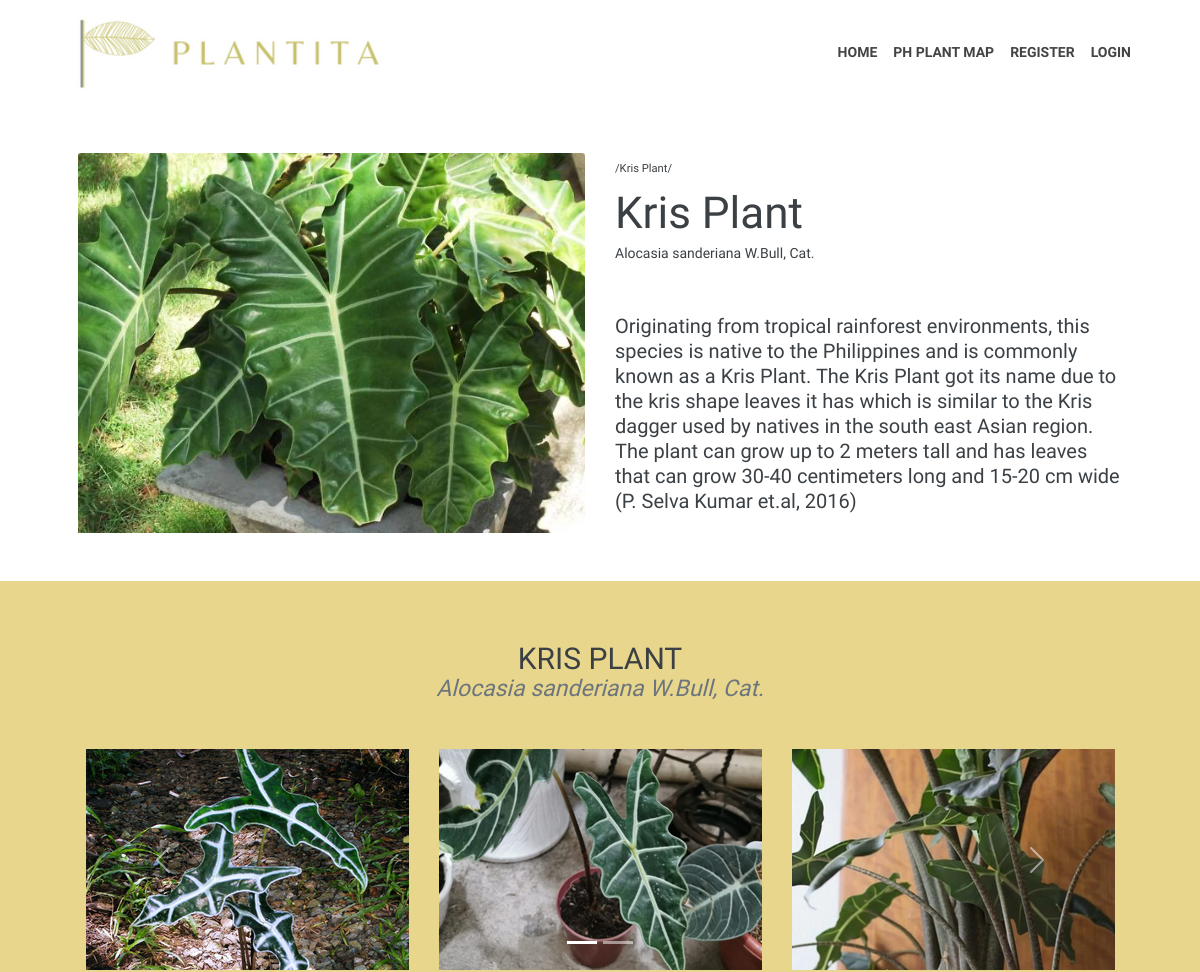
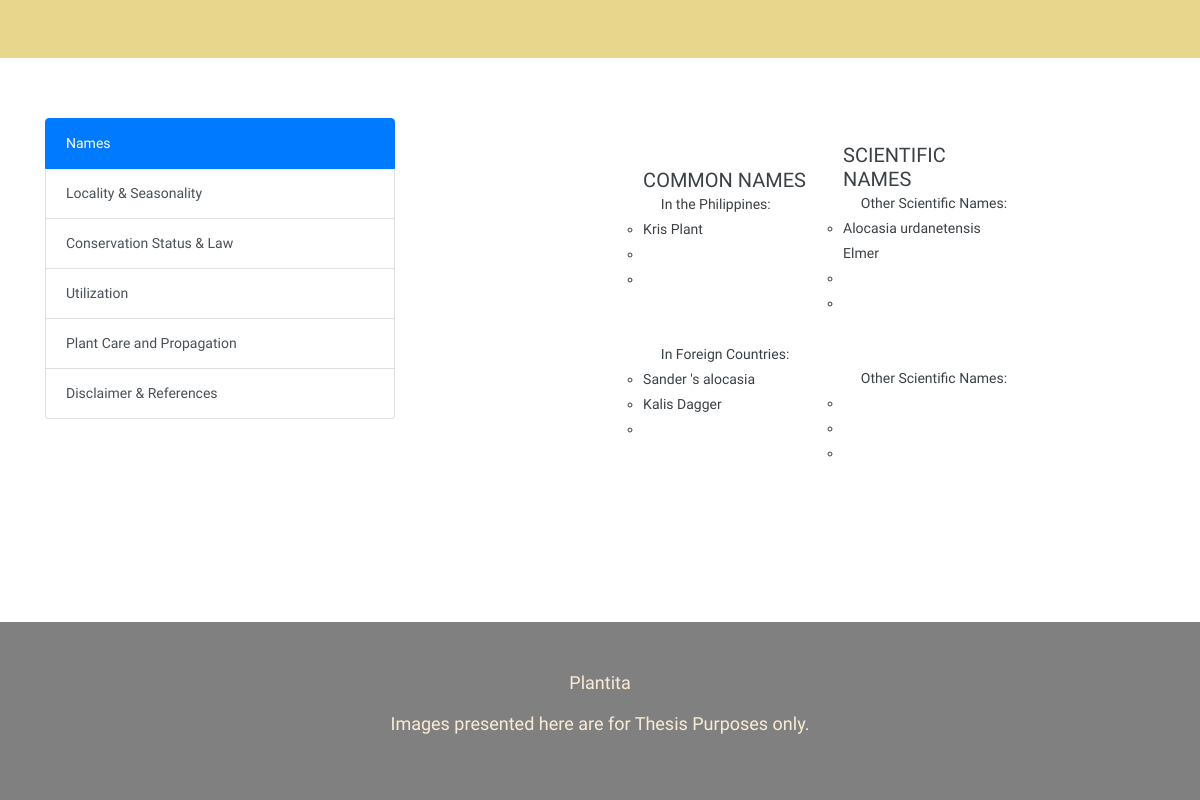
The page /home/katmon on the database its author committed (2 pictures, top to bottom).
### home/models.py (models this page shows, shortened)
class Plantsgallery(models.Model):
    class Meta:
        verbose_name_plural = "Plant Galleries"
    title = models.CharField(max_length=200)
    scientific_name = models.CharField(max_length=200, default='')
    slug = models.SlugField(unique=True)
    plant_image = models.ImageField(upload_to='gallery image', default=None)
    pronounciation = models.TextField(default='-')
    botany = models.TextField(default='-')
    common_philippine_name1 = models.CharField(max_length=200, default='', blank=True)
    common_philippine_name2 = models.CharField(max_length=200, default='', blank=True)
    common_philippine_name3 = models.CharField(max_length=200, default='', blank=True)
    common_foreign_name1 = models.CharField(max_length=200, default='', blank=True)
    common_foreign_name2 = models.CharField(max_length=200, default='', blank=True)
    common_foreign_name3 = models.CharField(max_length=200, default='', blank=True)
    sci_philippine_name1 = models.CharField(max_length=200, default='', blank=True)
    sci_philippine_name2 = models.CharField(max_length=200, default='', blank=True)
    sci_philippine_name3 = models.CharField(max_length=200, default='', blank=True)
    sci_foreign_name1 = models.CharField(max_length=200, default='', blank=True)
    sci_foreign_name2 = models.CharField(max_length=200, default='', blank=True)
    sci_foreign_name3 = models.CharField(max_length=200, default='', blank=True)
    distribution = models.CharField(max_length=200, default='', blank=True)
    conservation_status = models.TextField(default='-')
    use_1 = models.TextField(default='-')
    use_2 = models.TextField(default='', blank=True)
    use_3 = models.TextField(default='', blank=True)
    scientific_studies1 = models.TextField(default='-')
    scientific_study_link1 = models.TextField(default='', blank=True)
    scientific_studies2 = models.TextField(default='', blank=True)
    scientific_study_link2 = models.TextField(default='', blank=True)
    scientific_studies3 = models.TextField(default='', blank=True)
    scientific_study_link3 = models.TextField(default='', blank=True)
    light_preference = models.TextField(default='', blank=True)
    water_preference = models.TextField(default='', blank=True)
    propagation_method = models.TextField(default='', blank=True)
    references = models.TextField(default='', blank=True)
    gallery_slider_1_image1 = models.ImageField(upload_to='gallery image', default='-')
    gallery_slider_1_image2 = models.ImageField(upload_to='gallery image', default='-')
    gallery_slider_1_image3 = models.ImageField(upload_to='gallery image', default='-')
    gallery_slider_2_image1 = models.ImageField(upload_to='gallery image', default='-')
    gallery_slider_2_image2 = models.ImageField(upload_to='gallery image', default='-')
    gallery_slider_2_image3 = models.ImageField(upload_to='gallery image', default='-')
    ar_link = models.TextField(default='', blank=True)

### home/views.py (the view)
# urls.py: path('home/<slug:home_slug>', views.plant_details, name="plant_details"),
def plant_details(request, home_slug):
    try:
        selected_gallery = Plantsgallery.objects.get(slug=home_slug)
        return render(request, 'home/plant_details.html',{
            'plant_found' : True,
            'pg': selected_gallery,
        })
    except Exception as exc:
        return render(request, 'home/plant_details.html',
        {
            'plant_found': False
        })

### home/templates/home/plant_details.html (shortened to what this page needs)
{% extends 'home/base.html' %}
{% load static %}
{% block plant_webpage %}
    {% if plant_found %}
            <section class="py-6">
                    <div class="container px-4 px-lg-5 my-5">
                        <div class="row gx-4 gx-lg-5 align-items-center">
                            <div class="col-md-6">
                                <img class="card-img-top mb-5 mb-md-0" src="{{ pg.plant_image.url }}" alt="..." />
                            </div>
                            <div class="col-md-6">
                                <div class="small mb-1">{{ pg.pronounciation }}</div>
                                <h1 class="display-5 fw-bolder">{{ pg.title }}</h1>
                                <div class="fs-5 mb-5">
                                    <span>{{ pg.scientific_name }}</span>
                                </div>
                                <p class="lead">{{ pg.botany }}</p>
                            </div>
                        </div>
                    </div>
            </section>
            <section style="background-color: rgba(210, 169, 17, 0.478);" style="padding-top: 5%; padding-bottom: 5%;">
                                <div class="container-sm" style="padding-top: 5%; padding-bottom: 5%;">
                                    <div class="row justify-content-center" style="margin: 0 2%;">
                                        <div class="text-center">
                                            <h2 class="section-heading text-uppercase">{{ pg.title }}</h2>
                                            <h3 class="section-subheading text-muted fs-5 mb-5"><i>{{ pg.scientific_name }}</i></h3>
                                        </div>
                                        <div id="carouselExampleIndicators" class="carousel slide" data-ride="carousel">
                                            <ol class="carousel-indicators">
                                            <li data-target="#carouselExampleIndicators" data-slide-to="0" class="active"></li>
                                            <li data-target="#carouselExampleIndicators" data-slide-to="1"></li>
                                            </ol>
                                            <div class="carousel-inner">
                                                <div class="carousel-item active">
                                                    <div class="row">
                                                        <div class="gallery-item" style="margin-left: auto; margin-right: auto; display: flex; align-items: center; justify-content: center;">
                                                            <div class="col-sm-4"><img src="{{ pg.gallery_slider_1_image1.url }}" class="d-block w-100" alt="..."></div>
                                                            <div class="col-sm-4"><img src="{{ pg.gallery_slider_1_image2.url }}" class="d-block w-100" alt="..."></div>
                                                            <div class="col-sm-4"><img src="{{ pg.gallery_slider_1_image3.url }}" class="d-block w-100" alt="..."></div>
                                                        </div>
                                                    </div>
                                                </div>
                                            </div>
                                            <a class="carousel-control-prev" href="#carouselExampleIndicators" role="button" data-slide="prev">
                                            <span class="carousel-control-prev-icon" aria-hidden="true"></span>
                                            </a>
                                            <a class="carousel-control-next" href="#carouselExampleIndicators" role="button" data-slide="next">
                                            <span class="carousel-control-next-icon" aria-hidden="true"></span>
                                            </a>
                                        </div>
                                    </div>
                                </div>
            </section>
            <section class="py-6" style="padding-top: 5%; padding-bottom: 8%;">
                            <div class="container-sm" style="width: auto;">
                                <div class="bd-info" role="tabpanel">
                                    <div class="row" style="flex: auto;">
                                        <div class="col-lg-4 col-sm-4 mb-4">
                                            <div class="list-group" id="myList" role="tablist">
                                                <a class="list-group-item list-group-item-action active" data-toggle="list" href="#names" role="tab">Names</a>
                                                <a class="list-group-item list-group-item-action" data-toggle="list" href="#local" role="tab">Locality & Seasonality</a>
                                                <a class="list-group-item list-group-item-action" data-toggle="list" href="#conserv" role="tab">Conservation Status & Law</a>
                                                <a class="list-group-item list-group-item-action" data-toggle="list" href="#util" role="tab">Utilization</a>
                                                <a class="list-group-item list-group-item-action" data-toggle="list" href="#care" role="tab">Plant Care and Propagation</a>
                                                <a class="list-group-item list-group-item-action" data-toggle="list" href="#disclaimer" role="tab">Disclaimer & References</a>
                                            </div>
                                        </div>
                                        <div class="col-lg-8 col-sm-6 mb-8" style="padding-left: 8%;">
                                            <div class="tab-content">
                                                <div class="tab-pane show active" id="names" role="tabpanel">
                                                    <div class="row">
                                                        <div class="gallery-item" style="margin-left: auto; margin-right: auto; display: flex; align-items: center; justify-content: center;">
                                                        <div class="col-sm-6">
                                                            <ul class="list-inline">
                                                                <li>
                                                                    <br>
                                                                    <h5><strong>COMMON NAMES</strong></h5>
                                                                    <li>
                                                                        &emsp;
                                                                        In the Philippines:
                                                                    </li>
                                                                    <ul style="list-style-type:circle">
                                                                        <li>{{ pg.common_philippine_name1 }}</li>
                                                                        <li>{{ pg.common_philippine_name2 }}</li>
                                                                        <li>{{ pg.common_philippine_name3 }}</li>
                                                                    </ul>
                                                                    <br></br>
                                                                    <li>
                                                                        &emsp;
                                                                        In Foreign Countries:
                                                                    </li>
                                                                    <ul style="list-style-type:circle">
                                                                        <li>{{ pg.common_foreign_name1 }}</li>
                                                                        <li>{{ pg.common_foreign_name2 }}</li>
                                                                        <li>{{ pg.common_foreign_name3 }}</li>
                                                                    </ul>
                                                                </li>
                                                            </ul>
                                                        </div>
                                                        <div class="col-sm-6 ">
                                                            <ul class="list-inline">
                                                                <li>
                                                                    <br>
                                                                    <h5><strong>SCIENTIFIC NAMES</strong></h5>
                                                                    <li>
                                                                        &emsp;
                                                                        Other Scientific Names:
                                                                    </li>
                                                                    <ul style="list-style-type:circle">
                                                                        <li>{{ pg.sci_philippine_name1 }}</li>
                                                                        <li>{{ pg.sci_philippine_name2 }}</li>
                                                                        <li>{{ pg.sci_philippine_name3 }}</li>
                                                                    </ul>
                                                                    <br></br>
                                                                    <li>
                                                                        &emsp;
                                                                        Other Scientific Names:
                                                                    </li>
                                                                    <ul style="list-style-type:circle">
                                                                        <li>{{ pg.sci_foreign_name1 }}</li>
                                                                        <li>{{ pg.sci_foreign_name2 }}</li>
                                                                        <li>{{ pg.sci_foreign_name3 }}</li>
                                                                    </ul>
                                                                </li>
                                                            </ul>
                                                        </div>
                                                        </div>
                                                    </div>
                                                </div>
                                            </div>
                                        </div>
                                    </div>
                                </div>
                            </div>
            </section>
    {% endif %}
{% endblock %}

### home/static/home/css/style.css (style rules this page uses)
body { font-size: 14px; font-weight: 300; line-height: 25px; color: #3b4045; font-family: "Josefin Sans", sans-serif; -webkit-font-smoothing: antialiased; }
h1, h2, h3, h4, h5, h6 { font-weight: 300; margin: 0px; }
h1, .h1 { font-size: 44px; line-height: 56px; }
h2, .h2 { font-size: 30px; line-height: 35px; }
h3, .h3 { font-size: 23px; line-height: 25px; }
p { font-size: 18px; line-height: 25px; }
ul { padding: 0; margin: 0; list-style: none; }
a { transition: all 0.2s ease-in-out 0s; }
a, a:active, a:focus, a:active { text-decoration: none; }
.text-center { text-align: center; }
.carousel { position: relative; }
.carousel-inner { position: relative; width: 100%; overflow: hidden; }
.carousel-inner::after { display: block; clear: both; content: ""; }
.carousel-item { position: relative; display: none; float: left; width: 100%; margin-right: -100%; -webkit-backface-visibility: hidden; backface-visibility: hidden; transition: transform 0.6s ease-in-out; }
.carousel-item.active, .carousel-item-next, .carousel-item-prev { display: block; }
.carousel-control-prev, .carousel-control-next { position: absolute; top: 0; bottom: 0; z-index: 1; display: flex; align-items: center; justify-content: center; width: 15%; padding: 0; color: #fff; text-align: center; background: none; border: 0; opacity: 0.5; transition: opacity 0.15s ease; }
.carousel-control-prev { left: 0; }
.carousel-control-next { right: 0; }
.carousel-control-prev-icon, .carousel-control-next-icon { display: inline-block; width: 2rem; height: 2rem; background-repeat: no-repeat; background-position: 50%; background-size: 100% 100%; }
.carousel-indicators { position: absolute; right: 0; bottom: 0; left: 0; z-index: 2; display: flex; justify-content: center; padding: 0; margin-right: 15%; margin-bottom: 1rem; margin-left: 15%; list-style: none; }
.carousel-indicators .active { opacity: 1; }

### rows shown on the page
Plantsgallery: plant_image (picture), pronounciation "/Kris Plant/", title "Kris Plant", scientific_name "Alocasia sanderiana W.Bull, Cat.", botany "Originating from tropical rainforest environments, this species is native to the Philippines and is commonly known as a Kris Plant. The Kris Plant got its name due to the kris shape leaves it has which is similar to the Kris dagger used by natives in the south east Asian region. The plant can grow up to 2 meters tall and has leaves that can grow 30-40 centimeters long and 15-20 cm wide (P. Selva Kumar et.al, 2016)", title "KRIS PLANT", gallery_slider_1_image1 (picture), gallery_slider_1_image2 (picture), gallery_slider_1_image3 (picture), common_philippine_name1 "Kris Plant", common_foreign_name1 "Sander 's alocasia", common_foreign_name2 "Kalis Dagger", sci_philippine_name1 "Alocasia urdanetensis Elmer"
